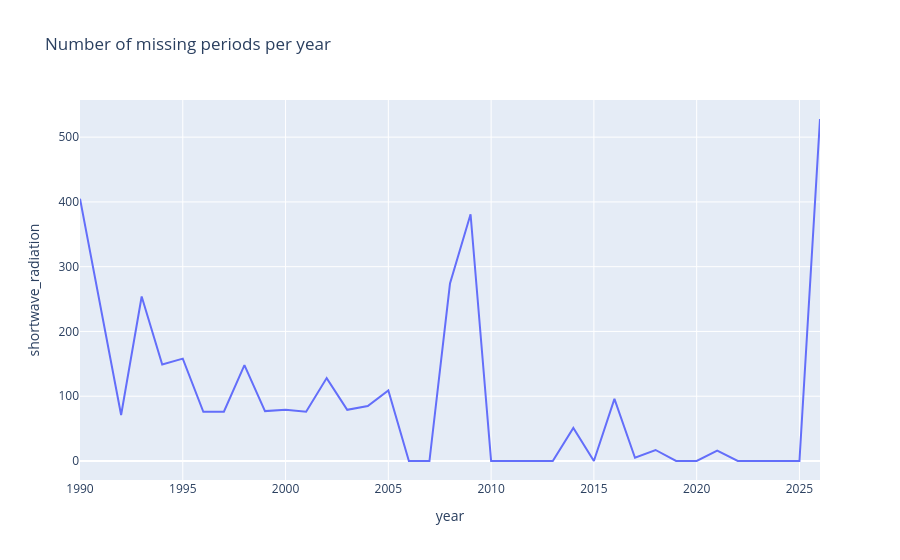

Write notebook code for a chart like this one.
### Markdown cell above
Although there are no missing timestamps, there are missing values withing the valid timestamps.

### Code cell
missing_count = df.groupby("year").apply(lambda x: x.isna().sum()).reset_index()
px.line(
    missing_count,
    x="year",
    y="shortwave_radiation",
    title="Number of missing periods per year",
)

### Figure 1 — Plotly figure (JSON) as saved in the notebook; plotly's stock layout.template omitted (floating-point values rounded to 4 significant figures)
{"data": [{"hovertemplate": "year=%{x}<br>shortwave_radiation=%{y}<extra></extra>", "legendgroup": "", "line": {"color": "#636efa", "dash": "solid"}, "marker": {"symbol": "circle"}, "mode": "lines", "name": "", "orientation": "v", "showlegend": false, "type": "scatter", "x": [1990, 1991, 1992, 1993, 1994, 1995, 1996, 1997, 1998, 1999, 2000, 2001, 2002, 2003, 2004, 2005, 2006, 2007, 2008, 2009, 2010, 2011, 2012, 2013, 2014, 2015, 2016, 2017, 2018, 2019, 2020, 2021, 2022, 2023, 2024, 2025, 2026], "xaxis": "x", "y": [405, 240, 71, 254, 149, 158, 76, 76, 148, 77, 79, 76, 128, 79, 85, 109, 0, 0, 274, 381, 0, 0, 0, 0, 51, 0, 96, 5, 17, 0, 0, 16, 0, 0, 0, 0, 528], "yaxis": "y"}], "layout": {"legend": {"tracegroupgap": 0}, "title": {"text": "Number of missing periods per year"}, "xaxis": {"anchor": "y", "domain": [0, 1], "title": {"text": "year"}}, "yaxis": {"anchor": "x", "domain": [0, 1], "title": {"text": "shortwave_radiation"}}}}
